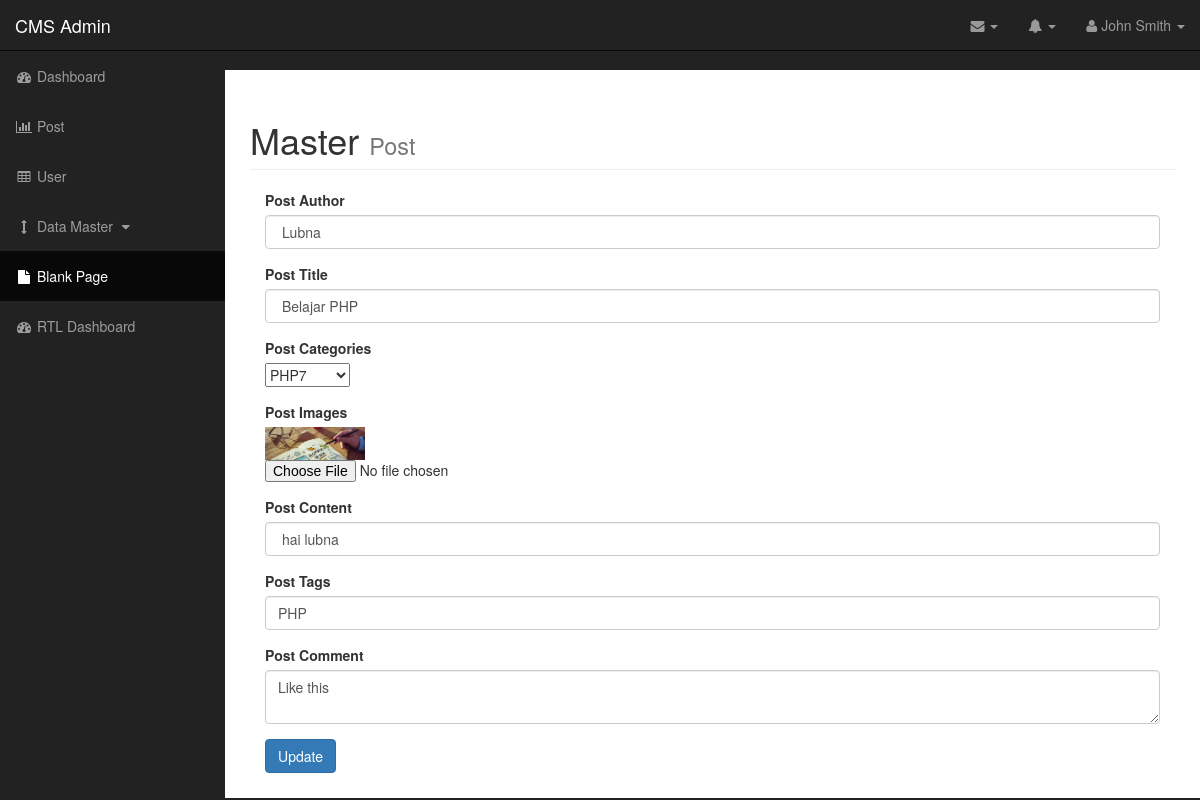
Screenshot of /admin/post.php?source=editpost&pid=1 with the database file from the repository.
### tables this page shows
CREATE TABLE IF NOT EXISTS `post` (
  `post_id` int(11) NOT NULL,
  `post_categories` varchar(20) NOT NULL,
  `post_judul` varchar(20) NOT NULL,
  `post_author` varchar(20) NOT NULL,
  `post_date` date NOT NULL,
  `post_image` varchar(20) NOT NULL,
  `post_content` text NOT NULL,
  `post_tags` varchar(20) NOT NULL,
  `post_comment` varchar(20) NOT NULL
);

### admin/includes/editpost.php (the view, shortened to what this page needs)
<?php
if(isset($_GET['pid'])){
$post_edit = $_GET['pid'];
}
  $query = "select * from post where post_id = $post_edit";
    $select_post = mysqli_query($connection,$query);
    while ($row = mysqli_fetch_assoc($select_post)){
    $post_author = $row['post_author'];
    $post_judul = $row['post_judul'];
    $post_image= $row['post_image'];
    $post_content = $row['post_content'];
    $post_tags = $row['post_tags'];
    $post_comment= $row['post_comment'];
    }
?>
<form action="" method="post" enctype="multipart/form-data">
    <div class="form-group">
       <label> Post Author </label>
       <input value =" <?php echo $post_author;?> "class = "form-control" type="text" name="post_author">
    </div>
    <div class="form-group">
       <label> Post Title </label>
       <input  value =" <?php echo $post_judul;?>"class = "form-control" type="text" name="post_judul">
    </div>
    <div class="form-group">
       <label> Post Categories </label><br>
       <select name="post_categories" id="">
       <?php
        $query = "select * from categories ";
        $select_catid = mysqli_query($connection,$query);
        while ($row = mysqli_fetch_assoc($select_catid)){
        $cat_id = $row['cat_id'];
        $cat_judul = $row['cat_judul'];
        echo  "<option value='$cat_id'>{$cat_judul}</option>";
        }
       ?>
       </select>
    </div>
    <div class="form-group">
        <label for="post_image">Post Images </label> <br>
        <img width =" 100" src="../images/<?php echo $post_image;?>"><br>
        <input type="file" name="post_image">
    </div>
    <div class="form-group">
       <label> Post Content </label>
        <input value =" <?php echo $post_content;?>"class = "form-control" type="text" name="post_content">
    </div>
    <div class="form-group">
       <label> Post Tags </label>
        <input value ="<?php echo $post_tags;?>"class = "form-control" type="text" name="post_tags">
    </div>
    <div class="form-group">
       <label> Post Comment </label>
       <textarea class = "form-control" type="text" name="post_comment"><?php echo $post_comment;?></textarea>
    </div>
    <div class="form-group">
        <input class ="btn btn-primary" type="submit" name="post_update" value="Update">
    </div>
 </form>

### admin/css/sb-admin.css (style rules this page uses)
body { margin-top: 100px; background-color: #222; }
@media (min-width:768px) { body { margin-top: 50px; } }

### rows the page displays
post: post_author "Lubna", post_judul "Belajar PHP", post_image (picture), post_content "hai lubna", post_tags "PHP", post_comment "Like this"

### other values shown
form field post_categories "PHP7"
